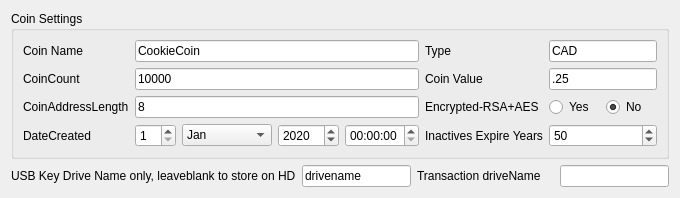
              <widget class="QWidget" name="tab_3">
               <attribute name="title">
                <string>Coin Info</string>
               </attribute>
               <layout class="QGridLayout" name="gridLayout">
                <item row="0" column="0" colspan="2">
                 <widget class="QGroupBox" name="groupBox_11">
                  <property name="title">
                   <string>Coin Settings</string>
                  </property>
                  <layout class="QGridLayout" name="gridLayout_2">
                   <item row="2" column="3">
                    <widget class="QLabel" name="label_8">
                     <property name="text">
                      <string>Encrypted-RSA+AES</string>
                     </property>
                    </widget>
                   </item>
                   <item row="2" column="0" colspan="2">
                    <widget class="QLabel" name="label_655">
                     <property name="text">
                      <string>CoinAddressLength</string>
                     </property>
                    </widget>
                   </item>
                   <item row="2" column="2">
                    <widget class="QLineEdit" name="coinlength">
                     <property name="text">
                      <string>8</string>
                     </property>
                    </widget>
                   </item>
                   <item row="1" column="2">
                    <widget class="QLineEdit" name="coincount">
                     <property name="text">
                      <string>10000</string>
                     </property>
                    </widget>
                   </item>
                   <item row="0" column="2">
                    <widget class="QLineEdit" name="coinname">
                     <property name="text">
                      <string>CookieCoin</string>
                     </property>
                    </widget>
                   </item>
                   <item row="1" column="0">
                    <widget class="QLabel" name="label_5">
                     <property name="text">
                      <string>CoinCount</string>
                     </property>
                    </widget>
                   </item>
                   <item row="0" column="0">
                    <widget class="QLabel" name="label_19">
                     <property name="text">
                      <string>Coin Name</string>
                     </property>
                    </widget>
                   </item>
                   <item row="3" column="0">
                    <widget class="QLabel" name="label_755">
                     <property name="text">
                      <string>DateCreated</string>
                     </property>
                    </widget>
                   </item>
                   <item row="3" column="2">
                    <layout class="QHBoxLayout" name="horizontalLayout_14">
                     <item>
                      <widget class="QSpinBox" name="createday">
                       <property name="minimum">
                        <number>1</number>
                       </property>
                      </widget>
                     </item>
                     <item>
                      <widget class="QComboBox" name="createmonth">
                       <item>
                        <property name="text">
                         <string>Jan</string>
                        </property>
                       </item>
                       <item>
                        <property name="text">
                         <string>Feb</string>
                        </property>
                       </item>
                       <item>
                        <property name="text">
                         <string>Mar</string>
                        </property>
                       </item>
                       <item>
                        <property name="text">
                         <string>April</string>
                        </property>
                       </item>
                       <item>
                        <property name="text">
                         <string>May</string>
                        </property>
                       </item>
                       <item>
                        <property name="text">
                         <string>June</string>
                        </property>
                       </item>
                       <item>
                        <property name="text">
                         <string>July</string>
                        </property>
                       </item>
                       <item>
                        <property name="text">
                         <string>Aug</string>
                        </property>
                       </item>
                       <item>
                        <property name="text">
                         <string>September</string>
                        </property>
                       </item>
                       <item>
                        <property name="text">
                         <string>October</string>
                        </property>
                       </item>
                       <item>
                        <property name="text">
                         <string>November</string>
                        </property>
                       </item>
                      </widget>
                     </item>
                     <item>
                      <widget class="QSpinBox" name="createyear">
                       <property name="maximum">
                        <number>15000</number>
                       </property>
                       <property name="value">
                        <number>2020</number>
                       </property>
                      </widget>
                     </item>
                     <item>
                      <widget class="QTimeEdit" name="createtime"/>
                     </item>
                    </layout>
                   </item>
                   <item row="2" column="4">
                    <layout class="QHBoxLayout" name="horizontalLayout_15">
                     <item>
                      <widget class="QRadioButton" name="encrypted_yes">
                       <property name="text">
                        <string>Yes</string>
                       </property>
                      </widget>
                     </item>
                     <item>
                      <widget class="QRadioButton" name="encrypted_no">
                       <property name="text">
                        <string>No</string>
                       </property>
                       <property name="checked">
                        <bool>true</bool>
                       </property>
                      </widget>
                     </item>
                    </layout>
                   </item>
                   <item row="1" column="3">
                    <widget class="QLabel" name="label_21">
                     <property name="text">
                      <string>Coin Value</string>
                     </property>
                    </widget>
                   </item>
                   <item row="0" column="4">
                    <widget class="QLineEdit" name="valuetype">
                     <property name="text">
                      <string>CAD</string>
                     </property>
                    </widget>
                   </item>
                   <item row="3" column="4">
                    <widget class="QSpinBox" name="matureday_2">
                     <property name="minimum">
                      <number>1</number>
                     </property>
                     <property name="maximum">
                      <number>10000</number>
                     </property>
                     <property name="value">
                      <number>50</number>
                     </property>
                    </widget>
                   </item>
                   <item row="0" column="3">
                    <widget class="QLabel" name="label_17">
                     <property name="text">
                      <string>Type</string>
                     </property>
                    </widget>
                   </item>
                   <item row="3" column="3">
                    <widget class="QLabel" name="label_1155">
                     <property name="text">
                      <string>Inactives Expire Years</string>
                     </property>
                    </widget>
                   </item>
                   <item row="1" column="4">
                    <widget class="QLineEdit" name="coinvalue">
                     <property name="text">
                      <string>.25</string>
                     </property>
                    </widget>
                   </item>
                  </layout>
                 </widget>
                </item>
                <item row="1" column="0" colspan="2">
                 <layout class="QHBoxLayout" name="horizontalLayout_8">
                  <item>
                   <widget class="QLabel" name="label_22">
                    <property name="text">
                     <string>USB Key Drive Name only, leaveblank to store on HD</string>
                    </property>
                   </widget>
                  </item>
                  <item>
                   <widget class="QLineEdit" name="usbdrivename">
                    <property name="text">
                     <string>drivename</string>
                    </property>
                   </widget>
                  </item>
                  <item>
                   <widget class="QLabel" name="label_42">
                    <property name="text">
                     <string>Transaction driveName</string>
                    </property>
                   </widget>
                  </item>
                  <item>
                   <widget class="QLabel" name="label_37">
                    <property name="text">
                     <string/>
                    </property>
                   </widget>
                  </item>
                  <item>
                   <widget class="QLineEdit" name="usbdrivename3">
                    <property name="text">
                     <string/>
                    </property>
                   </widget>
                  </item>
                 </layout>
                </item>
               </layout>
              </widget>
